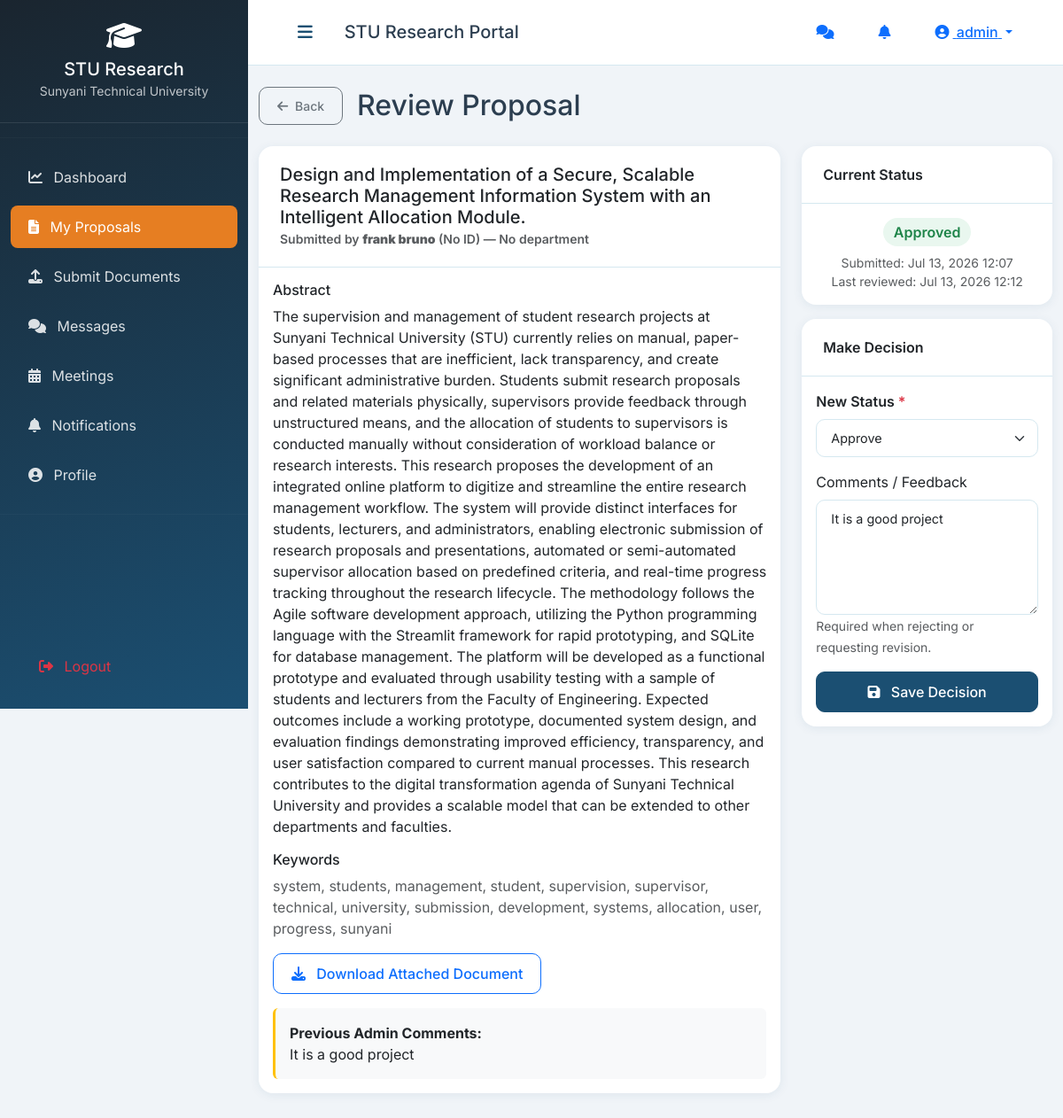
The app's page /dashboard/admin/proposals/1/review/ (signed in) with its own data.
### research/models.py (models this page shows, shortened)
class User(AbstractUser):
    ROLE_CHOICES = (
        ('admin', 'Administrator'),
        ('supervisor', 'Supervisor'),
        ('student', 'Student'),
    )
    role = models.CharField(max_length=20, choices=ROLE_CHOICES, default='student')
    student_id = models.CharField(max_length=50, unique=True, null=True, blank=True)
    phone = models.CharField(max_length=20, blank=True)
    department = models.CharField(max_length=100, blank=True)
    profile_pic = models.ImageField(upload_to='profile_pics/', null=True, blank=True)
    is_active = models.BooleanField(default=True)
    last_seen = models.DateTimeField(null=True, blank=True)

class Proposal(models.Model):
    STATUS_CHOICES = (
        ('draft', 'Draft'),
        ('submitted', 'Submitted'),
        ('under_review', 'Under Review'),
        ('approved', 'Approved'),
        ('rejected', 'Rejected'),
        ('revision_required', 'Revision Required'),
    )
    student = models.ForeignKey(
        User, on_delete=models.CASCADE,
        related_name='proposals',
        limit_choices_to={'role': 'student'}
    )
    title = models.CharField(max_length=500)
    abstract = models.TextField(blank=True)
    objectives = models.TextField(blank=True)
    methodology = models.TextField(blank=True)
    background = models.TextField(blank=True)
    expected_outcomes = models.TextField(blank=True)
    keywords = models.CharField(max_length=500, blank=True, help_text="Comma separated keywords")
    department = models.CharField(max_length=100, blank=True)
    program = models.CharField(max_length=100, blank=True)
    academic_year = models.CharField(max_length=20, blank=True)
    document = models.FileField(upload_to='proposals/', null=True, blank=True)
    status = models.CharField(max_length=30, choices=STATUS_CHOICES, default='draft')
    admin_comments = models.TextField(blank=True)
    submission_date = models.DateTimeField(null=True, blank=True)
    review_date = models.DateTimeField(null=True, blank=True)
    created_at = models.DateTimeField(auto_now_add=True)
    updated_at = models.DateTimeField(auto_now=True)

### research/views.py (the view, shortened to what this page needs)
# urls.py: path('dashboard/admin/proposals/<int:proposal_id>/review/', views.admin_proposal_review, name='admin_proposal_review'),
@login_required
@role_required('admin')
def admin_proposal_review(request, proposal_id):
    proposal = get_object_or_404(Proposal, id=proposal_id)
    context = {'proposal': proposal, 'section': 'proposals'}
    return render(request, 'research/admin/proposal_review.html', context)

### research/context_processors.py (called while the page is built)
def notification_count(request):
    if request.user.is_authenticated:
        notif_count = Notification.objects.filter(user=request.user, is_read=False).count()
        try:
            from .models import Message
            msg_count = Message.objects.filter(recipient=request.user, is_read=False).count()
        except Exception:
            msg_count = 0
        return {
            'unread_notification_count': notif_count,
            'unread_msg_count': msg_count,
        }
    return {'unread_notification_count': 0, 'unread_msg_count': 0}

def user_role(request):
    if request.user.is_authenticated:
        return {'user_role': request.user.role}
    return {'user_role': None}

### research/views.py (called while the page is built)
def role_required(*roles):
    def decorator(view_func):
        @wraps(view_func)
        def wrapper(request, *args, **kwargs):
            if not request.user.is_authenticated:
                messages.warning(request, 'Please log in to access this page.')
                return redirect('login')
            if request.user.role not in roles and not request.user.is_superuser:
                messages.error(request, 'You do not have permission to access this page.')
                return redirect('dashboard')
            return view_func(request, *args, **kwargs)
        return wrapper
    return decorator

### templates/research/admin/proposal_review.html (shortened to what this page needs)
{% extends 'base.html' %}
{% load static %}
{% block content %}
<div class="row">
    <div class="col-12">
        <div class="d-flex align-items-center mb-4 gap-3">
            <a href="{% url 'admin_proposals' %}" class="btn btn-outline-secondary btn-sm">
                <i class="fas fa-arrow-left me-1"></i> Back
            </a>
            <h2 class="mb-0">Review Proposal</h2>
        </div>
    </div>
</div>
<div class="row">
    <div class="col-md-8">
        <div class="card mb-3">
            <div class="card-header">
                <h5 class="mb-0">{{ proposal.title }}</h5>
                <small class="text-muted">
                    Submitted by <strong>{{ proposal.student.get_full_name|default:proposal.student.username }}</strong>
                    ({{ proposal.student.student_id|default:"No ID" }})
                    — {{ proposal.department|default:"No department" }}
                </small>
            </div>
            <div class="card-body">
                {% if proposal.abstract %}
                <h6>Abstract</h6>
                <p>{{ proposal.abstract }}</p>
                {% endif %}
                {% if proposal.keywords %}
                <h6>Keywords</h6>
                <p class="text-muted">{{ proposal.keywords }}</p>
                {% endif %}
                {% if proposal.document %}
                <div class="mt-3">
                    <a href="{{ proposal.document.url }}" class="btn btn-outline-primary" target="_blank">
                        <i class="fas fa-download me-2"></i> Download Attached Document
                    </a>
                </div>
                {% endif %}
                {% if proposal.admin_comments %}
                <div class="mt-3 p-3 bg-light rounded border-start border-warning border-3">
                    <strong>Previous Admin Comments:</strong><br>
                    {{ proposal.admin_comments }}
                </div>
                {% endif %}
            </div>
        </div>
    </div>
    <div class="col-md-4">
        <div class="card mb-3">
            <div class="card-header">Current Status</div>
            <div class="card-body text-center">
                <span class="badge-status badge-{{ proposal.status }} fs-6">
                    {{ proposal.get_status_display }}
                </span>
                {% if proposal.submission_date %}
                <p class="small text-muted mt-2 mb-0">
                    Submitted: {{ proposal.submission_date|date:"M d, Y H:i" }}
                </p>
                {% endif %}
                {% if proposal.review_date %}
                <p class="small text-muted mb-0">
                    Last reviewed: {{ proposal.review_date|date:"M d, Y H:i" }}
                </p>
                {% endif %}
            </div>
        </div>
        <div class="card">
            <div class="card-header">Make Decision</div>
            <div class="card-body">
                <form method="post">
                    <div class="mb-3">
                        <label class="form-label fw-semibold">New Status <span class="text-danger">*</span></label>
                        <select name="status" class="form-select" required>
                            <option value="approved" {% if proposal.status == 'approved' %}selected{% endif %}>Approve</option>
                        </select>
                    </div>
                    <div class="mb-3">
                        <label class="form-label">Comments / Feedback</label>
                        <textarea name="comments" class="form-control" rows="5"
                                  placeholder="Provide detailed feedback for the student...">{{ proposal.admin_comments }}</textarea>
                        <small class="text-muted">Required when rejecting or requesting revision.</small>
                    </div>
                    <button type="submit" class="btn btn-primary w-100">
                        <i class="fas fa-save me-2"></i> Save Decision
                    </button>
                </form>
            </div>
        </div>
    </div>
</div>
{% endblock %}

### templates/base.html (shortened to what this page needs)
<!DOCTYPE html>
<html lang="en">
<head>
    <link href="https://cdn.jsdelivr.net/npm/bootstrap@5.3.2/dist/css/bootstrap.min.css" rel="stylesheet">
    <link rel="stylesheet" href="https://cdnjs.cloudflare.com/ajax/libs/font-awesome/6.5.0/css/all.min.css">
    {% load static %}
    <link rel="stylesheet" href="{% static 'css/custom.css' %}">
</head>
<body>
{% if user.is_authenticated %}{% include 'includes/sidebar.html' %}{% endif %}
<div class="main-content {% if user.is_authenticated %}with-sidebar{% endif %}">
    {% if user.is_authenticated %}
    <nav class="top-nav">
        <div class="container-fluid">
            <div class="d-flex justify-content-between align-items-center">
                <div class="d-flex align-items-center">
                    <button class="sidebar-toggle btn btn-link" id="sidebarToggle" aria-label="Toggle sidebar">
                        <i class="fas fa-bars"></i>
                    </button>
                    <h5 class="mb-0 ms-3 d-none d-md-block">STU Research Portal</h5>
                </div>
                <div class="d-flex align-items-center gap-2">
                    <a href="{% url 'conversation_list' %}" class="btn btn-link position-relative" title="Messages">
                        <i class="fas fa-comments"></i>
                    </a>
                    <div class="dropdown">
                        <button class="btn btn-link position-relative" type="button"
                                id="notifToggle" data-bs-toggle="dropdown"
                                aria-expanded="false" aria-label="Notifications">
                            <i class="fas fa-bell"></i>
                        </button>
                    </div>
                    <div class="dropdown">
                        <button class="btn btn-link dropdown-toggle" type="button" data-bs-toggle="dropdown">
                            <i class="fas fa-user-circle me-1"></i>
                            <span class="d-none d-md-inline">{{ user.get_full_name|default:user.username }}</span>
                        </button>
                    </div>
                </div>
            </div>
        </div>
    </nav>
    {% endif %}
    <main class="py-4">
        <div class="container-fluid">
            {% block content %}{% endblock %}
        </div>
    </main>
</div>
<div id="toast-container" class="toast-container position-fixed bottom-0 end-0 p-3" style="z-index:1200;"></div>
</body>
</html>

### research/static/css/custom.css (style rules this page uses)
:root { --primary: #1B4F72; --primary-dark: #0D3B5E; --primary-light: #2E86C1; --secondary: #2980B9; --accent: #E67E22; --success: #27AE60; --danger: #E74C3C; --warning: #F39C12; --light: #EBF5FB; --dark: #1A252F; --gray: #7F8C8D; --border: #D5E8F0; }
* { margin: 0; padding: 0; box-sizing: border-box; }
body { font-family: 'Inter', sans-serif; background: #F0F4F8; color: #2C3E50; }
.main-content { margin-left: 280px; transition: all 0.3s ease; min-height: 100vh; }
.top-nav { background: white; padding: 12px 24px; border-bottom: 1px solid var(--border); position: sticky; top: 0; z-index: 999; }
.sidebar-toggle { color: var(--primary); font-size: 1.2rem; background: transparent; border: none; }
.card { border: none; border-radius: 16px; box-shadow: 0 2px 12px rgba(27,79,114,0.08); transition: all 0.2s; }
.card-header { background: transparent; border-bottom: 1px solid var(--border); padding: 20px 24px; font-weight: 600; }
.badge-status { display: inline-block; padding: 4px 12px; border-radius: 20px; font-size: 0.75rem; font-weight: 600; }
.badge-approved { background: #E9F7EF; color: #1E8449; }
.form-control, .form-select { border-radius: 10px; border: 1px solid var(--border); padding: 10px 16px; font-size: 0.9rem; }
.btn { border-radius: 10px; padding: 10px 20px; font-weight: 500; }
.btn-primary { background: var(--primary); border-color: var(--primary); }
.toast-container { position: fixed; bottom: 20px; right: 20px; z-index: 1100; }

### records on screen
User: get_full_name "admin"
Proposal: title "Design and Implementation of a Secure, Scalable Research Management Information System with an Intelligent Allocation Module.", student.get_full_name "frank bruno", student.student_id "No ID", department "No department", abstract "The supervision and management of student research projects at Sunyani Technical University (STU) currently relies on manual, paper-based processes that are inefficient, lack transparency, and create significant administrative burden. Students submit research proposals and related materials physically, supervisors provide feedback through unstructured means, and the allocation of students to supervisors is conducted manually without consideration of workload balance or research interests. This research proposes the development of an integrated online platform to digitize and streamline the entire research management workflow. The system will provide distinct interfaces for students,…", keywords "system, students, management, student, supervision, supervisor, technical, university, submission, development, systems, allocation, user, progress, sunyani", admin_comments "It is a good project", status "Approved", submission_date "Jul 13, 2026 12:07", review_date "Jul 13, 2026 12:12", status "Approve", comments "It is a good project"
